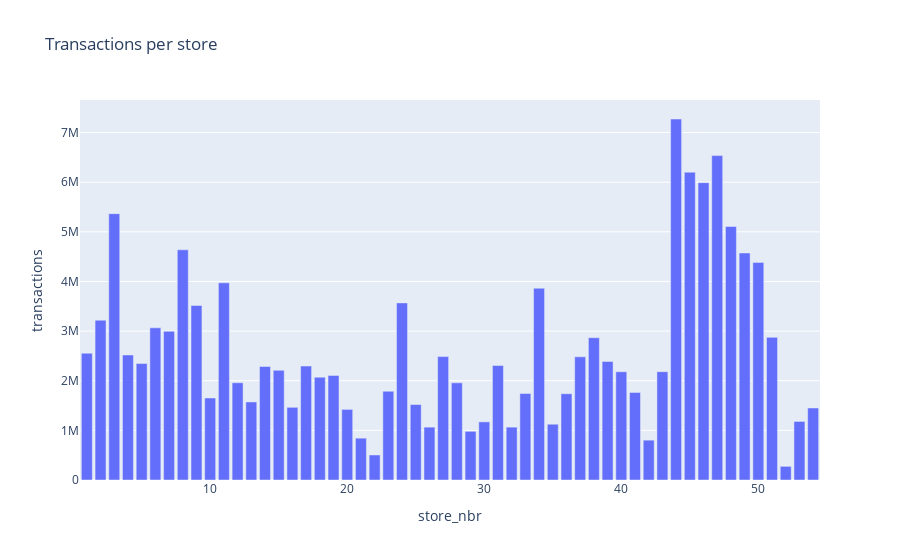

The notebook cell saved with this chart:
### Markdown cell above
#### Total transactions per store

### Code cell
px.bar(transactions.groupby("store_nbr").agg({"transactions": "sum"}).reset_index(), x="store_nbr", y="transactions", title="Transactions per store")

### Figure 1 — Plotly figure (JSON) as saved in the notebook; plotly's stock layout.template omitted (floating-point values rounded to 4 significant figures)
{"data": [{"alignmentgroup": "True", "hovertemplate": "store_nbr=%{x}<br>transactions=%{y}<extra></extra>", "legendgroup": "", "marker": {"color": "#636efa", "pattern": {"shape": ""}}, "name": "", "offsetgroup": "", "orientation": "v", "showlegend": false, "textposition": "auto", "type": "bar", "x": [1, 2, 3, 4, 5, 6, 7, 8, 9, 10, 11, 12, 13, 14, 15, 16, 17, 18, 19, 20, 21, 22, 23, 24, 25, 26, 27, 28, 29, 30, 31, 32, 33, 34, 35, 36, 37, 38, 39, 40, 41, 42, 43, 44, 45, 46, 47, 48, 49, 50, 51, 52, 53, 54], "xaxis": "x", "y": [2553963, 3219901, 5366350, 2519007, 2347877, 3065896, 2995993, 4637971, 3516162, 1652493, 3972488, 1958852, 1572504, 2287850, 2209898, 1464498, 2295485, 2071278, 2107489, 1422539, 842891, 504156, 1788171, 3568206, 1520362, 1065059, 2485687, 1957594, 981448, 1171130, 2306044, 1065226, 1743003, 3864018, 1123889, 1738129, 2481719, 2867052, 2389482, 2181195, 1764146, 802646, 2182356, 7273093, 6201115, 5990113, 6535810, 5107785, 4574103, 4384444, 2873614, 275393, 1180082, 1451290], "yaxis": "y"}], "layout": {"barmode": "relative", "legend": {"tracegroupgap": 0}, "title": {"text": "Transactions per store"}, "xaxis": {"anchor": "y", "domain": [0, 1], "title": {"text": "store_nbr"}}, "yaxis": {"anchor": "x", "domain": [0, 1], "title": {"text": "transactions"}}}}
